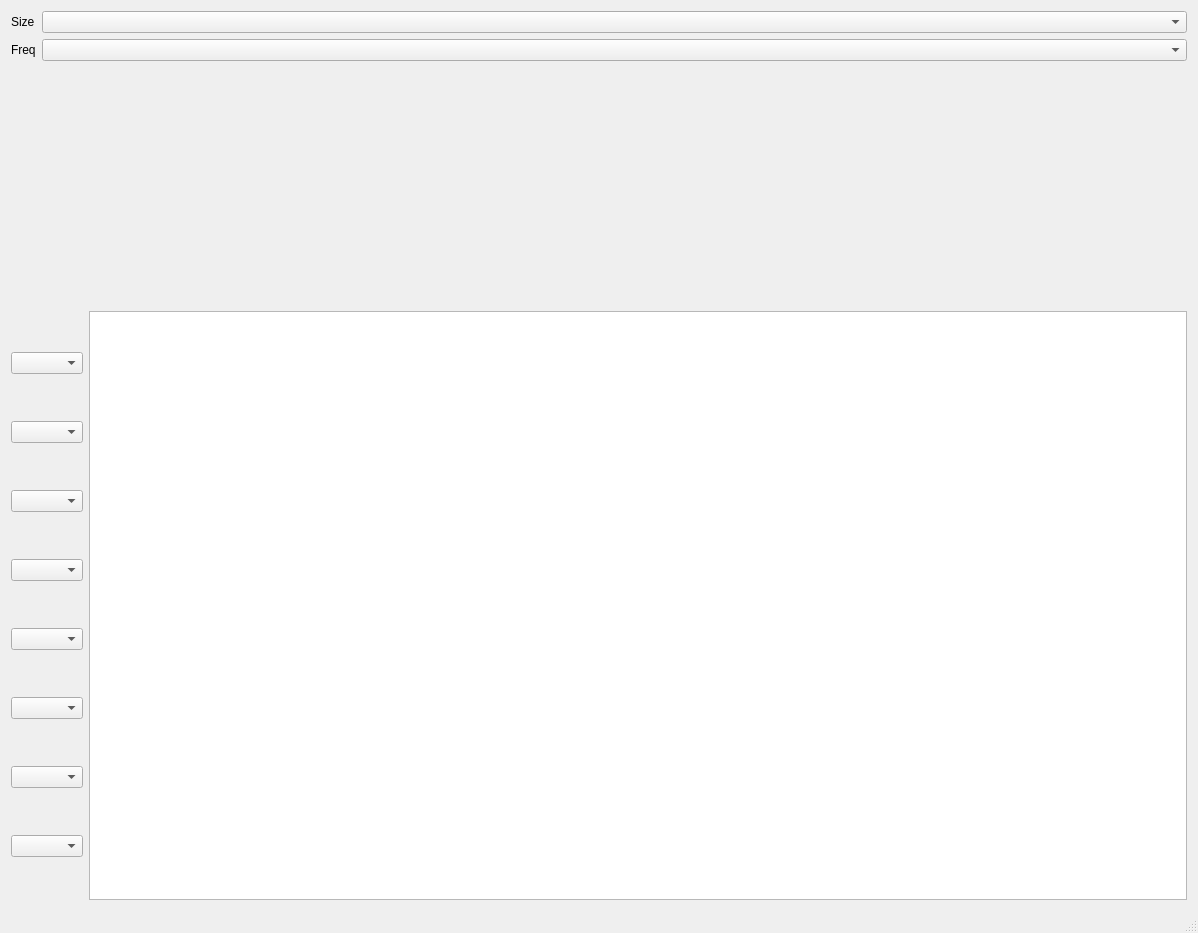
<?xml version="1.0" encoding="UTF-8"?>
<ui version="4.0">
 <class>MainWindow</class>
 <widget class="QMainWindow" name="MainWindow">
  <property name="geometry">
   <rect>
    <x>0</x>
    <y>0</y>
    <width>1198</width>
    <height>933</height>
   </rect>
  </property>
  <property name="windowTitle">
   <string>LogAnalizator</string>
  </property>
  <widget class="QWidget" name="centralWidget">
   <layout class="QGridLayout" name="gridLayout">
    <item row="1" column="0" rowspan="2" colspan="2">
     <layout class="QVBoxLayout" name="verticalLayout">
      <item>
       <widget class="QComboBox" name="cbxTrig0"/>
      </item>
      <item>
       <widget class="QComboBox" name="cbxTrig1"/>
      </item>
      <item>
       <widget class="QComboBox" name="cbxTrig2"/>
      </item>
      <item>
       <widget class="QComboBox" name="cbxTrig3"/>
      </item>
      <item>
       <widget class="QComboBox" name="cbxTrig4"/>
      </item>
      <item>
       <widget class="QComboBox" name="cbxTrig5"/>
      </item>
      <item>
       <widget class="QComboBox" name="cbxTrig6"/>
      </item>
      <item>
       <widget class="QComboBox" name="cbxTrig7"/>
      </item>
     </layout>
    </item>
    <item row="0" column="0" colspan="3">
     <layout class="QFormLayout" name="formLayout">
      <item row="0" column="0">
       <widget class="QLabel" name="label">
        <property name="text">
         <string>Size</string>
        </property>
       </widget>
      </item>
      <item row="0" column="1">
       <widget class="QComboBox" name="cbxSamples"/>
      </item>
      <item row="1" column="0">
       <widget class="QLabel" name="label_2">
        <property name="text">
         <string>Freq</string>
        </property>
       </widget>
      </item>
      <item row="1" column="1">
       <widget class="QComboBox" name="cbxFreq"/>
      </item>
     </layout>
    </item>
    <item row="1" column="2" rowspan="2">
     <widget class="GraphicsView" name="graphicsView"/>
    </item>
   </layout>
  </widget>
  <widget class="QMenuBar" name="menuBar">
   <property name="geometry">
    <rect>
     <x>0</x>
     <y>0</y>
     <width>1198</width>
     <height>20</height>
    </rect>
   </property>
  </widget>
  <widget class="QStatusBar" name="statusBar"/>
 </widget>
 <layoutdefault spacing="6" margin="11"/>
 <customwidgets>
  <customwidget>
   <class>GraphicsView</class>
   <extends>QGraphicsView</extends>
   <header>graphicsview.h</header>
  </customwidget>
 </customwidgets>
 <resources/>
 <connections/>
</ui>
